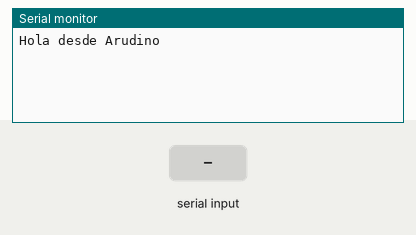
Simulated run of this sketch. Board: Arduino Uno, built with avr-gcc and run on an emulated ATmega328P. Shown: the last lines printed to the serial monitor. The inputs (shaded band) are chosen by the test bench.

Above: at 1.2 s.
1.3 s: "R" received over Serial
At 1.7 s:
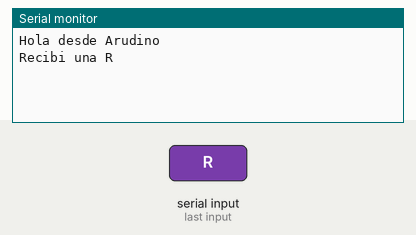
2.8 s: "G" received over Serial
At 4.0 s:
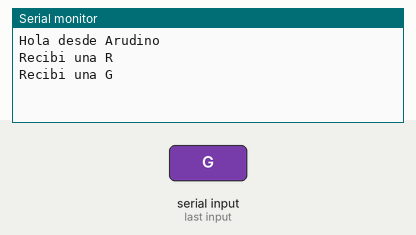
4.3 s: "B" received over Serial
At 5.2 s:
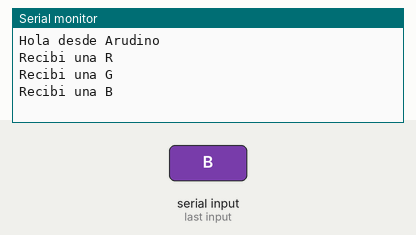

The sketch:

serial-01.ino
```cpp
char c;

void setup() {
  Serial.begin(9600);
  Serial.println("Hola desde Arudino");
}

void loop() {
  if(Serial.available()> 0)
  {
    c=Serial.read();
    if (c == 'R'){
      Serial.println("Recibi una R");
    }
    if (c == 'G'){
      Serial.println("Recibi una G");
    }
    if (c == 'B'){
      Serial.println("Recibi una B");
    }
  }
}
```

Measured:
- after the input at 1.3 s, the serial monitor: prints a new line at once (image 1)
- after the input at 2.8 s, the serial monitor: prints a new line at once (image 2)
- after the input at 4.3 s, the serial monitor: prints a new line at once (image 3)
